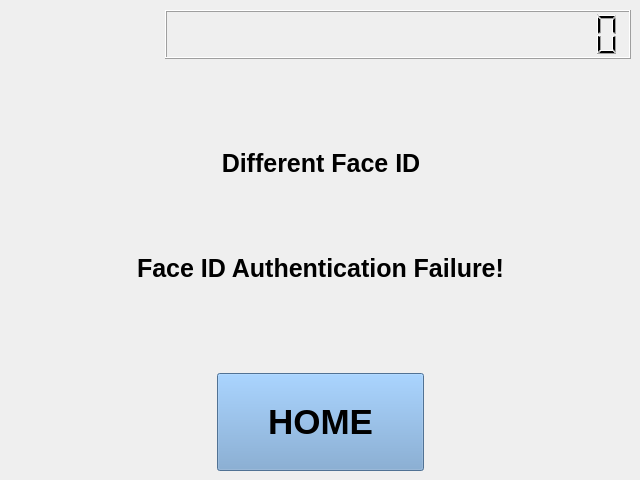
    <widget class="QWidget" name="Page6ReturnFailed">
     <widget class="QWidget" name="verticalLayoutWidget_6">
      <property name="geometry">
       <rect>
        <x>10</x>
        <y>10</y>
        <width>621</width>
        <height>461</height>
       </rect>
      </property>
      <layout class="QVBoxLayout" name="verticalLayout_8" stretch="1,1,2,2,1,2">
       <item>
        <layout class="QHBoxLayout" name="horizontalLayout_20" stretch="1,3">
         <item>
          <spacer name="horizontalSpacer_34">
           <property name="orientation">
            <enum>Qt::Horizontal</enum>
           </property>
           <property name="sizeHint" stdset="0">
            <size>
             <width>40</width>
             <height>20</height>
            </size>
           </property>
          </spacer>
         </item>
         <item>
          <widget class="QLCDNumber" name="pLCDClock6">
           <property name="digitCount">
            <number>20</number>
           </property>
          </widget>
         </item>
        </layout>
       </item>
       <item>
        <spacer name="verticalSpacer_21">
         <property name="orientation">
          <enum>Qt::Vertical</enum>
         </property>
         <property name="sizeHint" stdset="0">
          <size>
           <width>20</width>
           <height>40</height>
          </size>
         </property>
        </spacer>
       </item>
       <item>
        <layout class="QHBoxLayout" name="horizontalLayout_21" stretch="1,4,1">
         <item>
          <spacer name="horizontalSpacer_35">
           <property name="orientation">
            <enum>Qt::Horizontal</enum>
           </property>
           <property name="sizeHint" stdset="0">
            <size>
             <width>40</width>
             <height>20</height>
            </size>
           </property>
          </spacer>
         </item>
         <item>
          <widget class="QLabel" name="label_9">
           <property name="font">
            <font>
             <pointsize>19</pointsize>
             <weight>75</weight>
             <bold>true</bold>
            </font>
           </property>
           <property name="text">
            <string>Different Face ID</string>
           </property>
           <property name="alignment">
            <set>Qt::AlignCenter</set>
           </property>
          </widget>
         </item>
         <item>
          <spacer name="horizontalSpacer_36">
           <property name="orientation">
            <enum>Qt::Horizontal</enum>
           </property>
           <property name="sizeHint" stdset="0">
            <size>
             <width>40</width>
             <height>20</height>
            </size>
           </property>
          </spacer>
         </item>
        </layout>
       </item>
       <item>
        <layout class="QHBoxLayout" name="horizontalLayout_22" stretch="1,6,1">
         <item>
          <spacer name="horizontalSpacer_37">
           <property name="orientation">
            <enum>Qt::Horizontal</enum>
           </property>
           <property name="sizeHint" stdset="0">
            <size>
             <width>40</width>
             <height>20</height>
            </size>
           </property>
          </spacer>
         </item>
         <item>
          <widget class="QLabel" name="label_10">
           <property name="font">
            <font>
             <pointsize>19</pointsize>
             <weight>75</weight>
             <bold>true</bold>
            </font>
           </property>
           <property name="text">
            <string>Face ID Authentication Failure!</string>
           </property>
           <property name="alignment">
            <set>Qt::AlignCenter</set>
           </property>
          </widget>
         </item>
         <item>
          <spacer name="horizontalSpacer_38">
           <property name="orientation">
            <enum>Qt::Horizontal</enum>
           </property>
           <property name="sizeHint" stdset="0">
            <size>
             <width>40</width>
             <height>20</height>
            </size>
           </property>
          </spacer>
         </item>
        </layout>
       </item>
       <item>
        <spacer name="verticalSpacer_22">
         <property name="orientation">
          <enum>Qt::Vertical</enum>
         </property>
         <property name="sizeHint" stdset="0">
          <size>
           <width>20</width>
           <height>40</height>
          </size>
         </property>
        </spacer>
       </item>
       <item>
        <layout class="QHBoxLayout" name="horizontalLayout_23" stretch="1,1,1">
         <item>
          <spacer name="horizontalSpacer_39">
           <property name="orientation">
            <enum>Qt::Horizontal</enum>
           </property>
           <property name="sizeHint" stdset="0">
            <size>
             <width>40</width>
             <height>20</height>
            </size>
           </property>
          </spacer>
         </item>
         <item>
          <widget class="QPushButton" name="pPBBack_RtnFail">
           <property name="sizePolicy">
            <sizepolicy hsizetype="Minimum" vsizetype="Minimum">
             <horstretch>0</horstretch>
             <verstretch>0</verstretch>
            </sizepolicy>
           </property>
           <property name="font">
            <font>
             <pointsize>26</pointsize>
             <weight>75</weight>
             <bold>true</bold>
            </font>
           </property>
           <property name="styleSheet">
            <string notr="true">background-color: rgb(114, 159, 207);</string>
           </property>
           <property name="text">
            <string>HOME</string>
           </property>
          </widget>
         </item>
         <item>
          <spacer name="horizontalSpacer_40">
           <property name="orientation">
            <enum>Qt::Horizontal</enum>
           </property>
           <property name="sizeHint" stdset="0">
            <size>
             <width>40</width>
             <height>20</height>
            </size>
           </property>
          </spacer>
         </item>
        </layout>
       </item>
      </layout>
     </widget>
    </widget>
